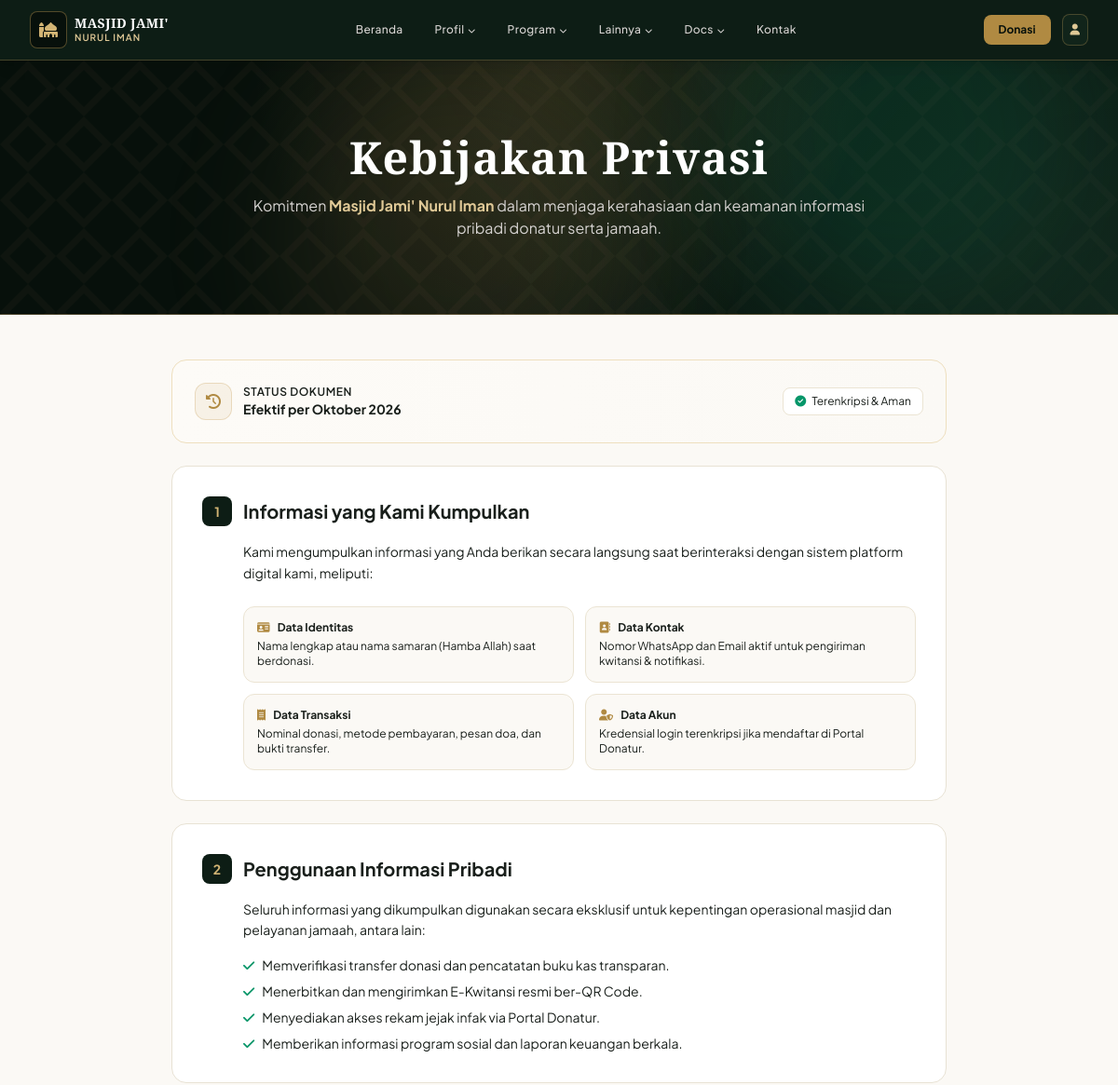
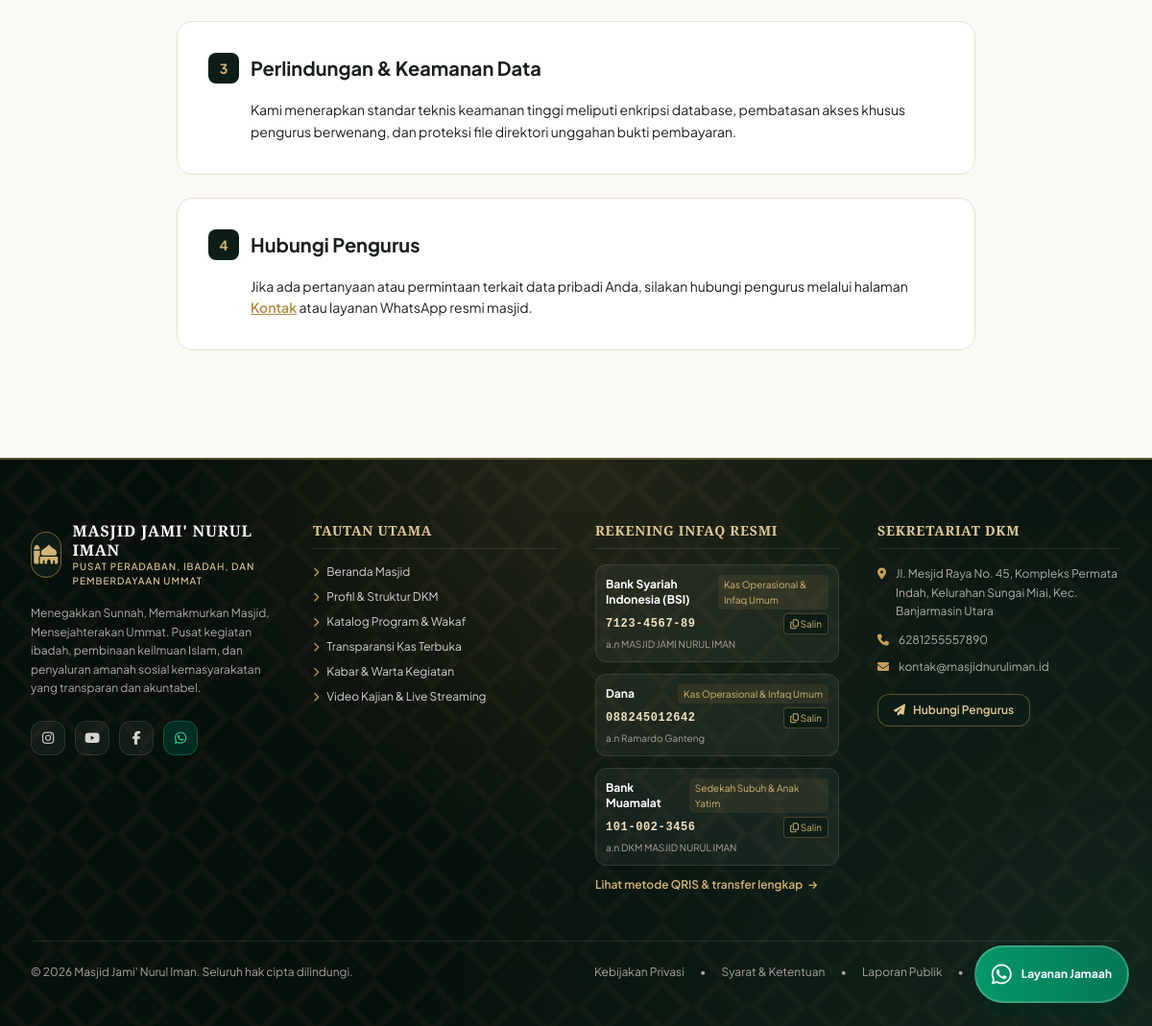
Page /docs/privacy.php on the committed database (2 pictures, top to bottom).
### tables this page shows
CREATE TABLE IF NOT EXISTS `profil_masjid` (
  `id` int NOT NULL DEFAULT '1',
  `nama_masjid` varchar(150) NOT NULL DEFAULT 'Masjid Jami'' Nurul Iman',
  `sebutan` varchar(100) NOT NULL DEFAULT 'Pusat Dakwah, Ibadah, dan Pemberdayaan Ummat',
  `slogan` varchar(255) NOT NULL DEFAULT 'Memakmurkan Masjid, Mensejahterakan Ummat',
  `sejarah` text,
  `visi` text,
  `misi` text,
  `alamat` text NOT NULL,
  `kota` varchar(100) NOT NULL DEFAULT 'Banjarmasin',
  `google_maps_embed` text,
  `whatsapp` varchar(25) NOT NULL DEFAULT '6281234567890',
  `email` varchar(100) NOT NULL DEFAULT 'info@masjidnuruliman.id',
  `instagram` varchar(100) DEFAULT 'masjidnuruliman.official',
  `youtube` varchar(100) DEFAULT 'MasjidNurulImanTV',
  `facebook` varchar(100) DEFAULT 'MasjidNurulImanOfficial',
  `foto_masjid` varchar(255) DEFAULT NULL,
  `saldo_awal_kas` decimal(15,2) NOT NULL DEFAULT '15000000.00',
  `updated_at` timestamp NULL DEFAULT CURRENT_TIMESTAMP ON UPDATE CURRENT_TIMESTAMP,
  `tiktok` varchar(255) DEFAULT NULL,
  `twitter` varchar(255) DEFAULT NULL,
  `telegram` varchar(255) DEFAULT NULL,
  PRIMARY KEY (`id`)
);

CREATE TABLE IF NOT EXISTS `rekening_donasi` (
  `id` int NOT NULL AUTO_INCREMENT,
  `nama_bank` varchar(50) NOT NULL,
  `nomor_rekening` varchar(50) NOT NULL,
  `atas_nama` varchar(100) NOT NULL,
  `kategori_donasi` varchar(100) NOT NULL DEFAULT 'Infaq & Kas Umum',
  `logo_bank` varchar(255) DEFAULT NULL,
  `qris_image` varchar(255) DEFAULT NULL,
  `is_active` tinyint(1) NOT NULL DEFAULT '1',
  `urutan` int NOT NULL DEFAULT '1',
  `created_at` timestamp NULL DEFAULT CURRENT_TIMESTAMP,
  PRIMARY KEY (`id`),
  KEY `idx_rekening_active` (`is_active`)
);

### docs/privacy.php (the view, shortened to what the rows shown need)
<?php
$profil = get_profil_masjid();
require_once __DIR__ . '/../layouts/public_header.php';
?>
<section class="relative bg-cypress-950 text-white overflow-hidden pattern-arabesque-dark border-b border-antique-500/30">
    <div class="max-w-4xl mx-auto px-4 sm:px-6 lg:px-8 py-16 sm:py-20 relative z-10 text-center">
        <h1 class="text-3xl sm:text-5xl font-bold mb-4 font-classic tracking-wide">Kebijakan Privasi</h1>
        <p class="text-stone-300 text-sm sm:text-base max-w-2xl mx-auto leading-relaxed">
            Komitmen <strong class="text-antique-300"><?= e($profil['nama_masjid']) ?></strong> dalam menjaga kerahasiaan dan keamanan informasi pribadi donatur serta jamaah.
        </p>
    </div>
</section>
<main class="max-w-4xl mx-auto px-4 sm:px-6 lg:px-8 py-12 space-y-6">
    <div class="policy-card bg-white rounded-2xl border border-warm-200 p-8 space-y-4">
        <div class="flex items-center gap-3">
            <h2 class="text-xl font-bold text-warm-900">Informasi yang Kami Kumpulkan</h2>
        </div>
    </div>
    <div class="policy-card bg-white rounded-2xl border border-warm-200 p-8 space-y-4">
        <div class="flex items-center gap-3">
            <h2 class="text-xl font-bold text-warm-900">Penggunaan Informasi Pribadi</h2>
        </div>
    </div>
    <div class="policy-card bg-white rounded-2xl border border-warm-200 p-8 space-y-4">
        <div class="flex items-center gap-3">
            <h2 class="text-xl font-bold text-warm-900">Perlindungan &amp; Keamanan Data</h2>
        </div>
    </div>
    <div class="policy-card bg-white rounded-2xl border border-warm-200 p-8 space-y-4">
        <div class="flex items-center gap-3">
            <h2 class="text-xl font-bold text-warm-900">Hubungi Pengurus</h2>
        </div>
    </div>
</main>
<?php require_once __DIR__ . '/../layouts/public_footer.php'; ?>

### layouts/public_footer.php (shortened to what the rows shown need)
<?php
$profil = get_profil_masjid();
$base = base_url();
$rekeningFooter = $pdo->query("SELECT * FROM rekening_donasi WHERE is_active = 1 ORDER BY urutan ASC LIMIT 3")->fetchAll();
?>
    </main>
    <footer class="bg-cypress-950 text-white border-t-2 border-antique-500/40 relative overflow-hidden mt-16 pattern-arabesque-dark">
        <div class="max-w-7xl mx-auto px-4 sm:px-6 lg:px-8 pt-16 pb-12 relative z-10">
            <div class="grid grid-cols-1 md:grid-cols-2 lg:grid-cols-4 gap-10">
                <div class="space-y-4">
                    <div class="flex items-center gap-3">
                        <div class="w-12 h-12 rounded-2xl bg-cypress-900 border border-antique-500/50 flex items-center justify-center text-antique-400 shadow-inner">
                        </div>
                        <div>
                            <span class="font-classic text-base font-bold tracking-wider block text-white leading-tight">
                                <?= strtoupper(e($profil['nama_masjid'])) ?>
                            </span>
                            <span class="text-[10px] text-antique-300 uppercase tracking-widest block font-medium">
                                <?= e($profil['sebutan']) ?>
                            </span>
                        </div>
                    </div>
                    <p class="text-xs text-stone-300/80 leading-relaxed">
                        <?= e($profil['slogan']) ?>. Pusat kegiatan ibadah, pembinaan keilmuan Islam, dan penyaluran amanah sosial kemasyarakatan yang transparan dan akuntabel.
                    </p>
                    <div class="flex items-center gap-2.5 pt-2">
                        <?php if (!empty($profil['instagram'])): ?>
                            <a href="https://instagram.com/<?= e($profil['instagram']) ?>" target="_blank" class="w-9 h-9 rounded-xl bg-white/5 hover:bg-pink-500 hover:text-white border border-white/10 flex items-center justify-center text-stone-300 transition-luxury" title="Instagram">
                            </a>
                        <?php endif; ?>
                        <?php if (!empty($profil['youtube'])): ?>
                            <a href="https://youtube.com/@<?= e($profil['youtube']) ?>" target="_blank" class="w-9 h-9 rounded-xl bg-white/5 hover:bg-red-600 hover:text-white border border-white/10 flex items-center justify-center text-stone-300 transition-luxury" title="YouTube">
                            </a>
                        <?php endif; ?>
                        <?php if (!empty($profil['facebook'])): ?>
                            <a href="https://facebook.com/<?= e($profil['facebook']) ?>" target="_blank" class="w-9 h-9 rounded-xl bg-white/5 hover:bg-blue-600 hover:text-white border border-white/10 flex items-center justify-center text-stone-300 transition-luxury" title="Facebook">
                            </a>
                        <?php endif; ?>
                        <a href="https://wa.me/<?= preg_replace('/[^0-9]/', '', $profil['whatsapp']) ?>" target="_blank" class="w-9 h-9 rounded-xl bg-emerald-950 hover:bg-emerald-600 hover:text-white border border-emerald-500/30 flex items-center justify-center text-emerald-400 transition-luxury" title="WhatsApp">
                        </a>
                    </div>
                </div>
                <div>
                    <div class="space-y-3">
                        <?php foreach ($rekeningFooter as $rek): ?>
                            <div class="p-2.5 rounded-xl bg-white/5 border border-white/10 text-xs">
                                <div class="flex items-center justify-between">
                                    <span class="font-bold text-white"><?= e($rek['nama_bank']) ?></span>
                                    <span class="text-[10px] text-antique-400 bg-antique-500/10 px-1.5 py-0.5 rounded"><?= e($rek['kategori_donasi']) ?></span>
                                </div>
                                <div class="flex items-center justify-between mt-1">
                                    <span class="font-mono text-antique-200 tracking-wider font-semibold text-xs"><?= e($rek['nomor_rekening']) ?></span>
                                    <button type="button" id="copyBtnFooter-<?= htmlspecialchars(md5($rek['id'])) ?>" onclick="copyToClipboardBtn('<?= e($rek['nomor_rekening']) ?>', '<?= htmlspecialchars(md5($rek['id'])) ?>', 'footer');" class="text-[10px] text-antique-400 hover:text-antique-200 px-1.5 py-0.5 rounded bg-cypress-900 border border-antique-500/30 transition-luxury">
                                        <i class="fa-regular fa-copy"></i> Salin
                                    </button>
                                </div>
                                <span class="text-[10px] text-stone-400 block mt-0.5">a.n <?= e($rek['atas_nama']) ?></span>
                            </div>
                        <?php endforeach; ?>
                    </div>
                </div>
                <div class="space-y-3">
                    <p class="text-xs text-stone-300/80 flex items-start gap-2.5 leading-relaxed">
                        <i class="fa-solid fa-location-dot text-antique-500 mt-1 shrink-0"></i>
                        <span><?= e($profil['alamat']) ?></span>
                    </p>
                    <p class="text-xs text-stone-300/80 flex items-center gap-2.5">
                        <i class="fa-solid fa-phone text-antique-500 shrink-0"></i>
                        <span><?= e($profil['whatsapp']) ?></span>
                    </p>
                    <p class="text-xs text-stone-300/80 flex items-center gap-2.5">
                        <i class="fa-solid fa-envelope text-antique-500 shrink-0"></i>
                        <span><?= e($profil['email']) ?></span>
                    </p>
                </div>
            </div>
            <div class="mt-12 pt-6 border-t border-white/10 flex flex-col sm:flex-row items-center justify-between text-xs text-stone-400 gap-4">
                <p>&copy; <?= date('Y') ?> <?= e($profil['nama_masjid']) ?>. Seluruh hak cipta dilindungi.</p>
                <div class="flex items-center gap-4 text-xs">
                    <a href="<?= $base ?>/docs/privacy.php" class="hover:text-antique-300">Kebijakan Privasi</a>
                    <span>•</span>
                    <a href="<?= $base ?>/docs/terms.php" class="hover:text-antique-300">Syarat &amp; Ketentuan</a>
                    <span>•</span>
                    <a href="<?= $base ?>/transparansi" class="hover:text-antique-300">Laporan Publik</a>
                    <span>•</span>
                    <a href="<?= $base ?>/auth/login" class="hover:text-antique-300">Portal Pengurus &amp; Donatur</a>
                </div>
            </div>
        </div>
    </footer>
</body>
</html>

### rows in the picture
profil_masjid: nama_masjid "Masjid Jami' Nurul Iman", nama_masjid "MASJID JAMI' NURUL IMAN", sebutan "PUSAT PERADABAN, IBADAH, DAN PEMBERDAYAAN UMMAT", slogan "Menegakkan Sunnah, Memakmurkan Masjid, Mensejahterakan Ummat", alamat "Jl. Mesjid Raya No. 45, Kompleks Permata Indah, Kelurahan Sungai Miai, Kec. Banjarmasin Utara", whatsapp "6281255557890", email "kontak@masjidnuruliman.id"
rekening_donasi: nama_bank "Bank Syariah Indonesia (BSI)", kategori_donasi "Kas Operasional & Infaq Umum", nomor_rekening "7123-4567-89", atas_nama "MASJID JAMI NURUL IMAN"
rekening_donasi: nama_bank "Dana", kategori_donasi "Kas Operasional & Infaq Umum", nomor_rekening "088245012642", atas_nama "Ramardo Ganteng"
rekening_donasi: nama_bank "Bank Muamalat", kategori_donasi "Sedekah Subuh & Anak Yatim", nomor_rekening "101-002-3456", atas_nama "DKM MASJID NURUL IMAN"
